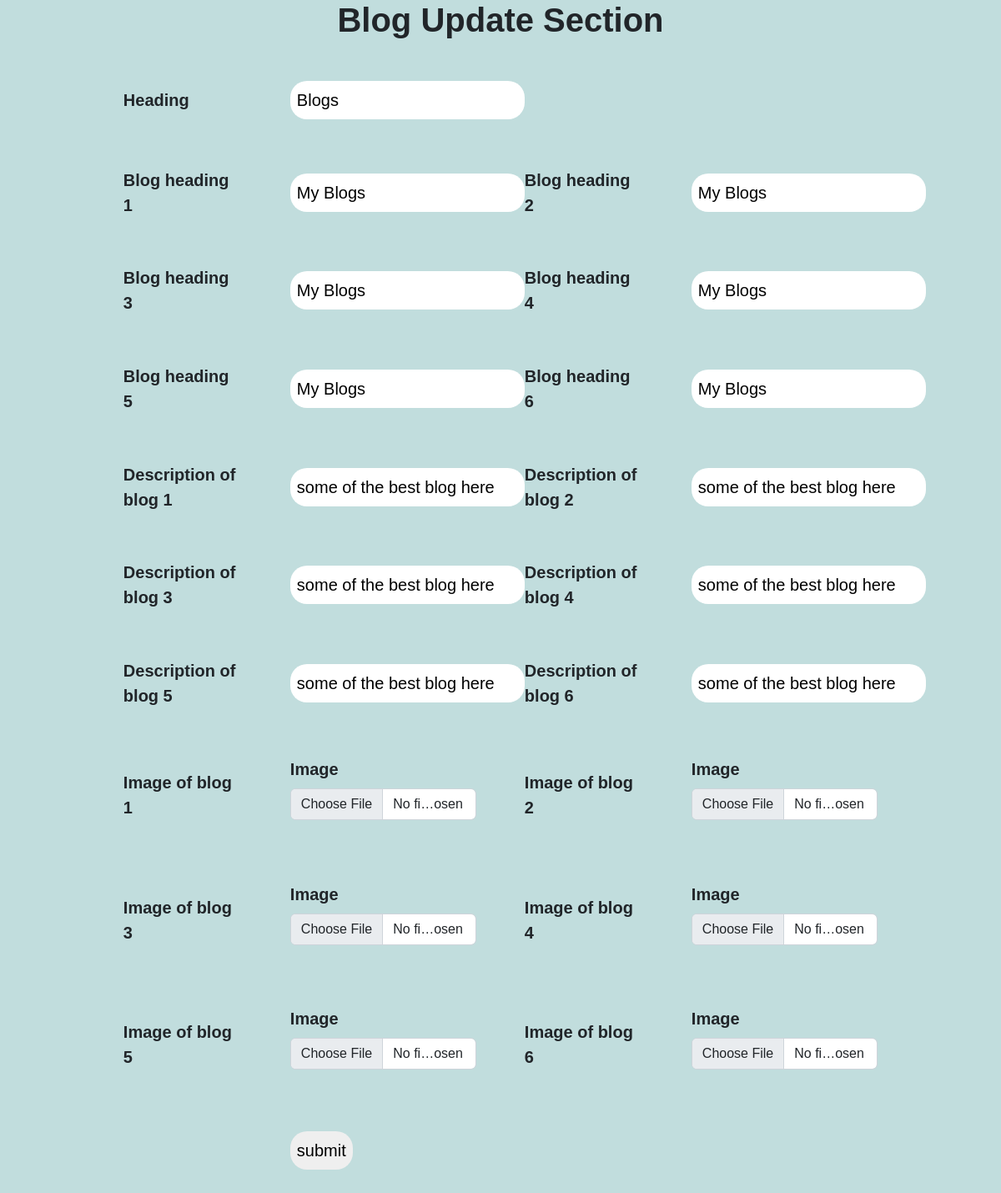
/blogdata, run on the app's committed database.
### proj/models.py (models this page shows)
class Blog(models.Model):
   heading=models.CharField(max_length=30)
   Bimage1=models.ImageField(upload_to=filepath,null=True,blank=True)
   Bimage2=models.ImageField(upload_to=filepath,null=True,blank=True)
   Bimage3=models.ImageField(upload_to=filepath,null=True,blank=True)
   Bimage4=models.ImageField(upload_to=filepath,null=True,blank=True)
   Bimage5=models.ImageField(upload_to=filepath,null=True,blank=True)
   Bimage6=models.ImageField(upload_to=filepath,null=True,blank=True)
   subhead1=models.CharField(max_length=50)
   subhead2=models.CharField(max_length=50)
   subhead3=models.CharField(max_length=50)
   subhead4=models.CharField(max_length=50)
   subhead5=models.CharField(max_length=50)
   subhead6=models.CharField(max_length=50)
   desc1=models.CharField(max_length=100)
   desc2=models.CharField(max_length=100)
   desc3=models.CharField(max_length=100)
   desc4=models.CharField(max_length=100)
   desc5=models.CharField(max_length=100)
   desc6=models.CharField(max_length=100)

### proj/views.py (the view, shortened to what this page needs)
# urls.py: path('blogdata',views.blogdata),
def blogdata(req):
   if req.method=="GET":
      blorec=Blog.objects.filter(id=1)
      return render(req,'blogdata.html',{'blorec':blorec})

### proj/templates/blogdata.html (shortened to what this page needs)
{% load static %}
<!DOCTYPE html>
<html lang="en">
<head>
    <link href="https://cdn.jsdelivr.net/npm/bootstrap@5.2.0/dist/css/bootstrap.min.css" rel="stylesheet">
    <link rel="stylesheet" href="{% static 'css/data.css' %}">
</head>
<body>
    {% for x in blorec %}
    <form action="blogdata" method="post" enctype="multipart/form-data" onsubmit="return valid();" name="f1">
        <h1 class="main">Blog Update Section</h1>
        <table>
            <tr>
                <td>Heading</td>
                <td><input type="text" name="heading" id="" value="{{x.heading}}"></td>
            </tr>
            <tr>
                <td>Blog heading 1</td>
                <td><input type="text" name="subhead1" id="" value="{{x.subhead1}}"></td>
                <td>Blog heading 2</td>
                <td><input type="text" name="subhead2" id="" value="{{x.subhead2}}"></td>
            </tr>
            <tr>
                <td>Blog heading 3</td>
                <td><input type="text" name="subhead3" id="" value="{{x.subhead3}}"></td>
                <td>Blog heading 4</td>
                <td><input type="text" name="subhead4" id="" value="{{x.subhead4}}"></td>
            </tr>
            <tr>
                <td>Blog heading 5</td>
                <td><input type="text" name="subhead5" id="" value="{{x.subhead5}}"></td>
                <td>Blog heading 6</td>
                <td><input type="text" name="subhead6" id="" value="{{x.subhead6}}"></td>
            </tr>
            <tr>
                <td>Description of blog 1</td>
                <td><input type="text" name="desc1" id="" value="{{x.desc1}}"></td>
                <td>Description of blog 2</td>
                <td><input type="text" name="desc2" id="" value="{{x.desc2}}"></td>
            </tr>
            <tr>
                <td>Description of blog 3</td>
                <td><input type="text" name="desc3" id="" value="{{x.desc3}}"></td>
                <td>Description of blog 4</td>
                <td><input type="text" name="desc4" id="" value="{{x.desc4}}"></td>
            </tr>
            <tr>
                <td>Description of blog 5</td>
                <td><input type="text" name="desc5" id="" value="{{x.desc5}}"></td>
                <td>Description of blog 6</td>
                <td><input type="text" name="desc6" id="" value="{{x.desc6}}"></td>
            </tr>
            <tr>
                <td>Image of blog 1</td>
                <td>
                    <div class="mb-3">
                        <label for="formFile" class="form-label">Image</label>
                        <input class="form-control" name="Bimage1" type="file" id="formFile" value="{{x.Bimage1}}">
                    </div>
                </td>
                <td>Image of blog 2</td>
                <td>
                    <div class="mb-3">
                        <label for="formFile" class="form-label">Image</label>
                        <input class="form-control" name="Bimage2" type="file" id="formFile" value="{{x.Bimage2}}">
                    </div>
                </td>
            </tr>
            <tr>
                <td>Image of blog 3</td>
                <td>
                    <div class="mb-3">
                        <label for="formFile" class="form-label">Image</label>
                        <input class="form-control" name="Bimage3" type="file" id="formFile" value="{{x.Bimage3}}">
                    </div>
                </td>
                <td>Image of blog 4</td>
                <td>
                    <div class="mb-3">
                        <label for="formFile" class="form-label">Image</label>
                        <input class="form-control" name="Bimage4" type="file" id="formFile" value="{{x.Bimage4}}">
                    </div>
                </td>
            </tr>
            <tr>
                <td>Image of blog 5</td>
                <td>
                    <div class="mb-3">
                        <label for="formFile" class="form-label">Image</label>
                        <input class="form-control" name="Bimage5" type="file" id="formFile" value="{{x.Bimage5}}">
                    </div>
                </td>
                <td>Image of blog 6</td>
                <td>
                    <div class="mb-3">
                        <label for="formFile" class="form-label">Image</label>
                        <input class="form-control" name="Bimage6" type="file" id="formFile" value="{{x.Bimage6}}">
                    </div>
                </td>
            </tr>
            <tr>
                <td>{{msg}}</td>
                <td><input type="submit" value="submit"></td>
            </tr>
        </table>
    </form>
    {% endfor %}
</body>
</html>

### proj/static/css/data.css (style rules this page uses)
body { font-family: Arial, Helvetica, sans-serif; background-color: rgb(193, 221, 221); }
table { margin: 20px auto; }
table td { font-size: 20px; font-weight: bold; padding: 3%; width: 200px; }
input[type="text"] { border-radius: 20px; border: 0; padding: 8px; }
input[type="submit"] { border-radius: 20px; border: 0; padding: 8px; cursor: pointer; }
.main { font-weight: bold; text-align: center; }

### data on the page
Blog: heading "Blogs", subhead1 "My Blogs", subhead2 "My Blogs", subhead3 "My Blogs", subhead4 "My Blogs", subhead5 "My Blogs", subhead6 "My Blogs", desc1 "some of the best blog here", desc2 "some of the best blog here", desc3 "some of the best blog here", desc4 "some of the best blog here", desc5 "some of the best blog here", desc6 "some of the best blog here"
